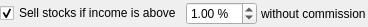
<?xml version="1.0" encoding="UTF-8"?>
<ui version="4.0">
 <class>SellDecision1ConfigWidget</class>
 <widget class="QWidget" name="SellDecision1ConfigWidget">
  <property name="geometry">
   <rect>
    <x>0</x>
    <y>0</y>
    <width>368</width>
    <height>27</height>
   </rect>
  </property>
  <layout class="QVBoxLayout" name="verticalLayout">
   <property name="spacing">
    <number>4</number>
   </property>
   <property name="leftMargin">
    <number>0</number>
   </property>
   <property name="topMargin">
    <number>0</number>
   </property>
   <property name="rightMargin">
    <number>0</number>
   </property>
   <property name="bottomMargin">
    <number>0</number>
   </property>
   <item>
    <layout class="QHBoxLayout" name="horizontalLayout">
     <property name="spacing">
      <number>4</number>
     </property>
     <item>
      <widget class="QCheckBox" name="enabledCheckBox">
       <property name="text">
        <string>Sell stocks if income is above</string>
       </property>
       <property name="checked">
        <bool>true</bool>
       </property>
      </widget>
     </item>
     <item>
      <widget class="QDoubleSpinBox" name="incomeAboveDoubleSpinBox">
       <property name="suffix">
        <string notr="true"> %</string>
       </property>
       <property name="singleStep">
        <double>0.100000000000000</double>
       </property>
       <property name="value">
        <double>1.000000000000000</double>
       </property>
      </widget>
     </item>
     <item>
      <widget class="QLabel" name="label">
       <property name="text">
        <string>without commission</string>
       </property>
      </widget>
     </item>
     <item>
      <spacer name="horizontalSpacer">
       <property name="orientation">
        <enum>Qt::Orientation::Horizontal</enum>
       </property>
       <property name="sizeHint" stdset="0">
        <size>
         <width>40</width>
         <height>20</height>
        </size>
       </property>
      </spacer>
     </item>
    </layout>
   </item>
  </layout>
 </widget>
 <resources/>
 <connections/>
</ui>
